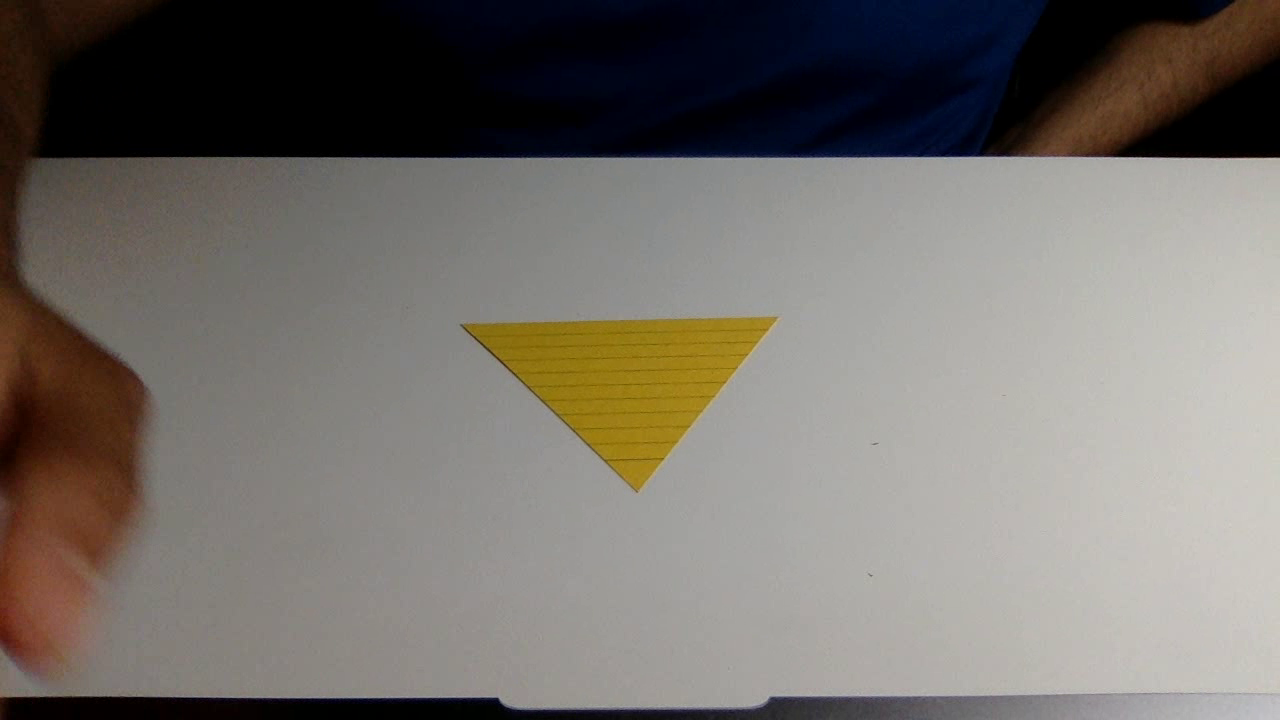
#> input picture frame 21 of recorded_video.mp4, 1280 x 720 px, given in place of the camera
$ python step2_save_video_and_coordinates.py
#> lines starting #> are read from the running program, lines starting #| are printed output that depends on the picture; after the words box and inside, x2 and y2 are one past the last pixel; in counts of white or black regions, pixels touching at a corner belong together
import cv2
import numpy as np
import csv

# Initializing video capture from default camera - 0
cap = cv2.VideoCapture(0)

# Create a CSV file to write the bounding box coordinates
csv_file = open('bounding_box_coordinates.csv', 'w')
csv_writer = csv.writer(csv_file)

# Record the video stream using codec_id for MP4
fourcc = cv2.VideoWriter_fourcc('F','M','P','4')
record_video = cv2.VideoWriter('recorded_video.mp4', fourcc, 20.0, (int(cap.get(3)),int(cap.get(4)))) # Here it takes the height and width of the live stream video

# Initialize frame number
frame_number = 0

# Keep capturing video streams until "q" button pressed
while True:
    success, frame = cap.read()
#> frame is the input picture: shape (720, 1280, 3); mean B, G, R 107.3, 112.7, 117.7

    # Break if video stream capture is failed
    if not success:
        break

    # Convert the frames to HSV color space from default BGR
    hsv = cv2.cvtColor(frame, cv2.COLOR_BGR2HSV)
#> hsv: shape (720, 1280, 3); mean H, S, V 31.4, 59.7, 120

    # Set lower and upper color bounds for the defined object
    lower = np.array([15, 40, 80])
    upper = np.array([180, 255, 255])

    # Masking for detecting defined object
    mask = cv2.inRange(hsv, lower, upper)
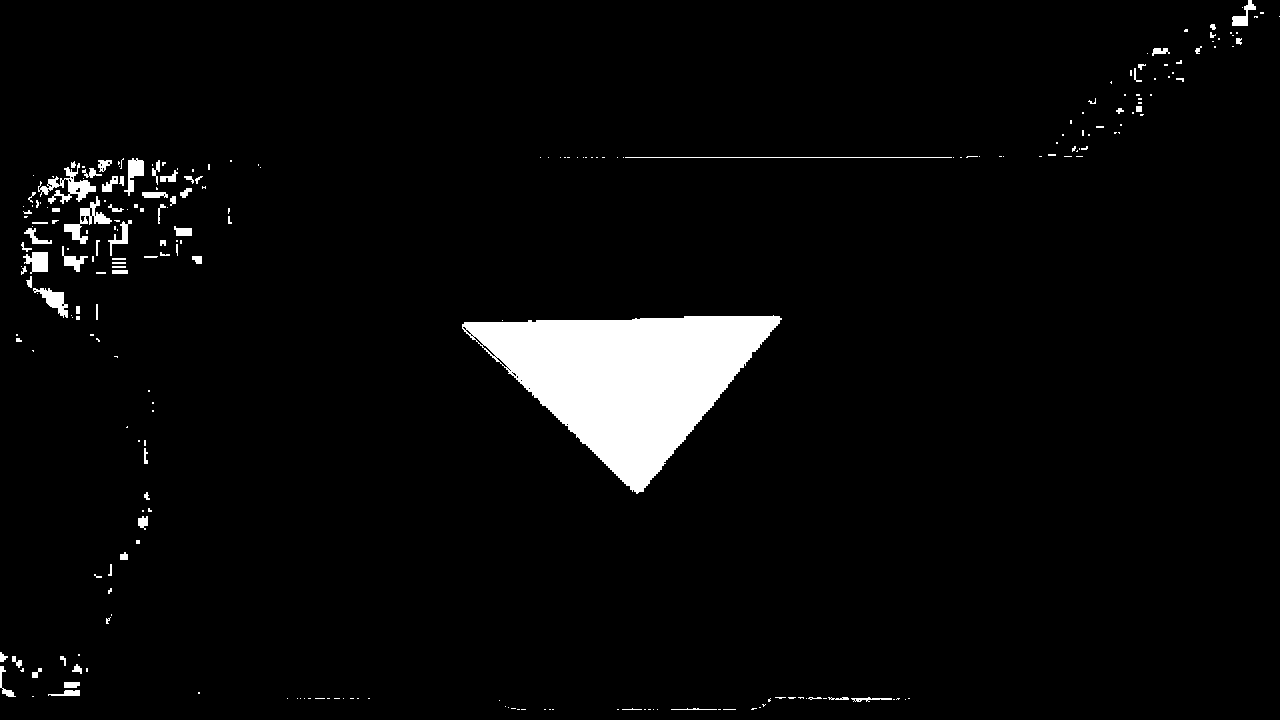
#> mask: shape (720, 1280); 4% white; 250 white regions (174 under 20 px), largest, box (x1, y1, x2, y2) and area: (462, 315, 782, 494) 29051, (38, 163, 96, 204) 786, (64, 196, 112, 244) 624

    # Removal or erosion of noises using np matrix from the mask
    kernel = np.ones((5, 5), np.uint8)
    mask = cv2.erode(mask, kernel)
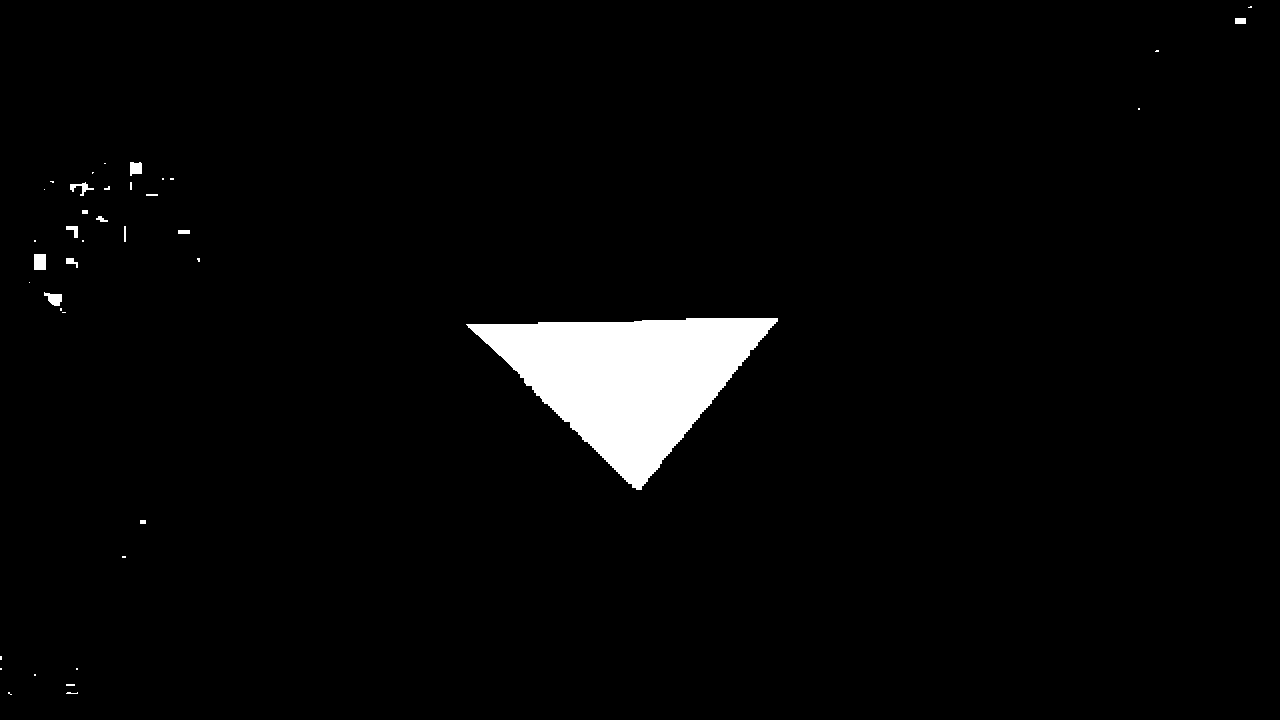
#> mask: shape (720, 1280); 3% white; 39 white regions (25 under 20 px)

    frame_number += 1

    # Defining contours to find the edges and bounding box of the object
    contours, hierarchy = cv2.findContours(mask, cv2.RETR_TREE, cv2.CHAIN_APPROX_SIMPLE)
#> contours = 39 contours, 29 with area under 20; largest, box (x1, y1, x2, y2) and area: (466, 318, 778, 490) 26507, (34, 254, 46, 270) 165, (44, 292, 62, 306) 132, (130, 162, 142, 176) 118, (70, 182, 94, 196) 82

    for cnt in contours:
        # Find the area of the detected object
        area = cv2.contourArea(cnt)

        # Ignore all the other detected object whose area is smaller than 500
        if area > 500:
            # Calculate the bounding box coordinates
            x, y, width, height = cv2.boundingRect(cnt)

            # Write the bounding box coordinates to the CSV file
            csv_writer.writerow([frame_number, x, y, width, height])
#> this loop made 39 passes
#> (area, x, y, width, height) on pass 10: (26507, 466, 318, 312, 172)
#> area on passes 13, 16, 22, 23, 29, 35: 132.5, 44, 57.5, 25, 81.5, 118

    # Write the frame to the recorded video
    record_video.write(frame)

    if cv2.waitKey(1) & 0xFF == ord('q'):
#> (key q is pressed here)
        break

# Release video capture and close all OpenCV windows
cap.release()
record_video.release()
csv_file.close()
cv2.destroyAllWindows()

$ run again, starting later in the video
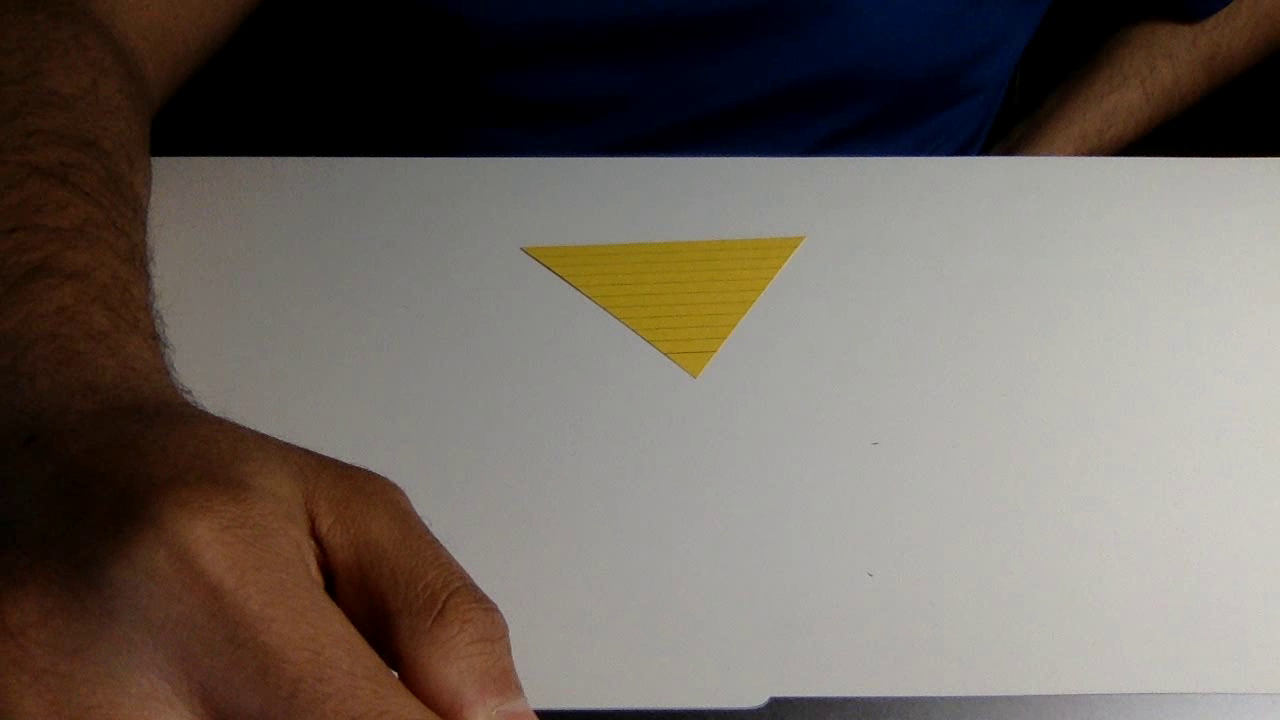
#> input picture frame 170 of recorded_video.mp4, 1280 x 720 px, given in place of the camera
#> frame is the input picture: shape (720, 1280, 3); mean B, G, R 95.5, 102.2, 110.9
#> hsv: shape (720, 1280, 3); mean H, S, V 28.9, 82.4, 113
#> `mask = cv2.inRange(hsv, lower, upper)`:
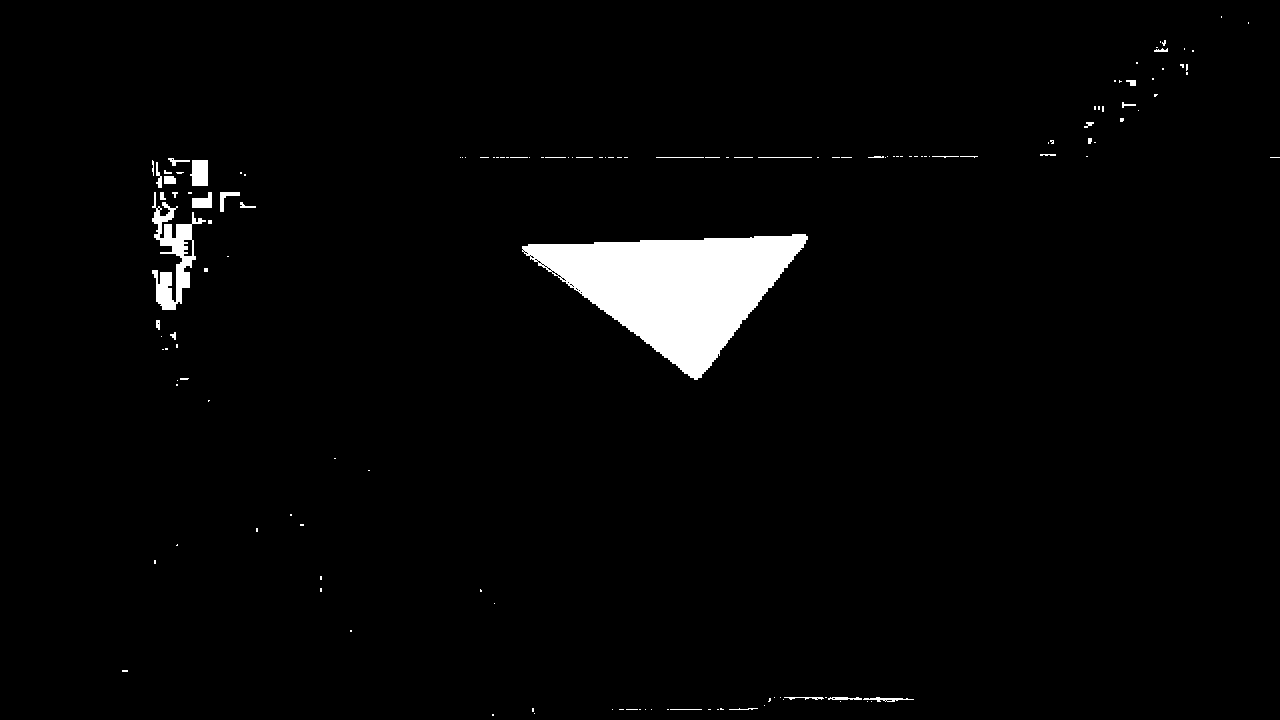
#> mask: shape (720, 1280); 2.8% white; 143 white regions (112 under 20 px), largest, box (x1, y1, x2, y2) and area: (522, 234, 808, 380) 21041, (152, 192, 206, 310) 2299, (190, 160, 208, 186) 420
#> `mask = cv2.erode(mask, kernel)`:
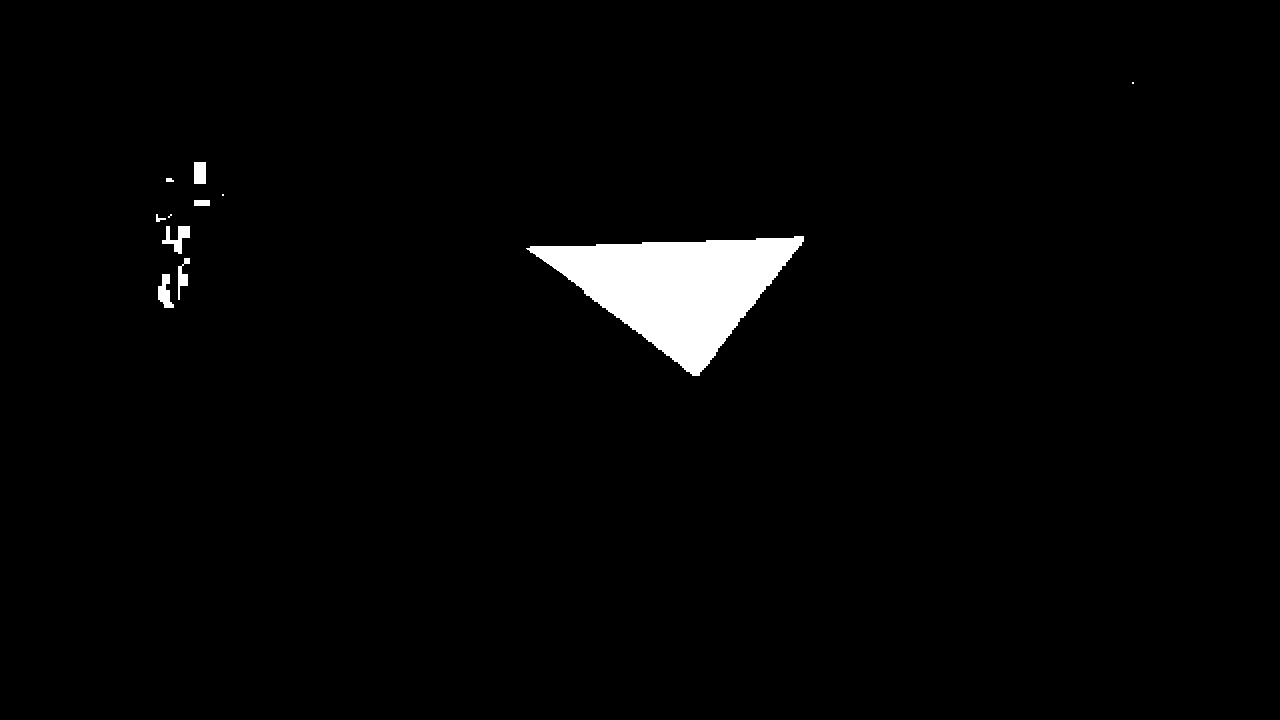
#> mask: shape (720, 1280); 2.2% white; 11 white regions (3 under 20 px)
#> contours = 11 contours, 4 with area under 20; largest, box (x1, y1, x2, y2) and area: (526, 236, 804, 376) 18854, (162, 226, 190, 254) 294, (158, 274, 174, 308) 269, (194, 162, 206, 184) 231, (178, 258, 190, 300) 164, (194, 200, 210, 206) 75, (156, 214, 166, 222) 20
#> the loop `for cnt in contours:` made 11 passes
#> (area, x, y, width, height) on pass 3: (18853.5, 526, 236, 278, 140)
